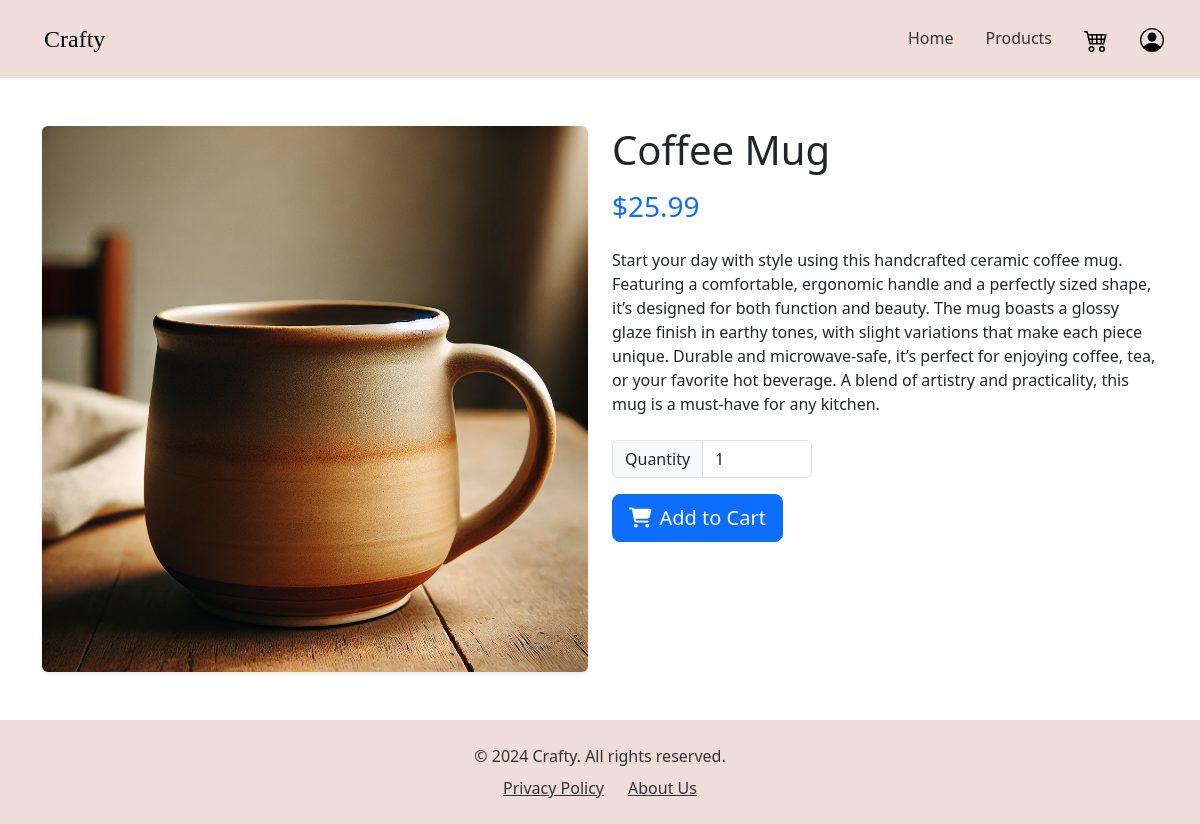
Screenshot of /products/2/ with the database file from the repository.
### products/models.py (models this page shows, shortened)
class Item(models.Model):
    name = models.CharField(max_length=255)
    description = models.TextField(blank=True, null=True)
    price = models.DecimalField(max_digits=10, decimal_places=2)
    category = models.ForeignKey(Category, on_delete=models.CASCADE)
    subcategory = models.ForeignKey(SubCategory, on_delete=models.CASCADE, related_name='items', null=True, blank=True)
    image = models.ImageField(upload_to='item_images/', blank=True, null=True)

### products/views.py (the view)
# urls.py: path('<int:product_id>/', views.product_detail, name='product_detail'),
def product_detail(request, product_id):
    item = get_object_or_404(Item, id=product_id)
    context = {
        'product': item
    }
    return render(request, 'products/product_detail.html', context)

### products/templates/products/product_detail.html (shortened to what this page needs)
{% extends 'products/index.html' %}
{% load static %}
{% block content %}
{% include 'home/navbar.html' %}
<div class="container my-5">
    <div class="row">
        <div class="col-md-6">
            {% if product.image %}
                <img src="{{ product.image.url }}" class="img-fluid rounded shadow-sm" alt="{{ product.name }}">
            {% endif %}
        </div>
        <div class="col-md-6">
            <h1 class="mb-3">{{ product.name }}</h1>
            <p class="h3 text-primary mb-4">${{ product.price }}</p>
            <p class="mb-4">{{ product.description }}</p>
            <form action="{% url 'add_to_cart' product.id %}" method="POST" class="mb-4">
                <div class="input-group mb-3" style="max-width: 200px;">
                    <span class="input-group-text">Quantity</span>
                    <input type="number" name="quantity" class="form-control" value="1" min="1" max="10">
                </div>
                <button type="submit" class="btn btn-primary btn-lg">
                    <i class="fas fa-shopping-cart me-2"></i>Add to Cart
                </button>
            </form>
        </div>
    </div>
</div>
{% endblock %}

### rows the page displays
Item: image (picture), name "Coffee Mug", price "25.99", description "Start your day with style using this handcrafted ceramic coffee mug. Featuring a comfortable, ergonomic handle and a perfectly sized shape, it’s designed for both function and beauty. The mug boasts a glossy glaze finish in earthy tones, with slight variations that make each piece unique. Durable and microwave-safe, it’s perfect for enjoying coffee, tea, or your favorite hot beverage. A blend of artistry and practicality, this mug is a must-have for any kitchen."
